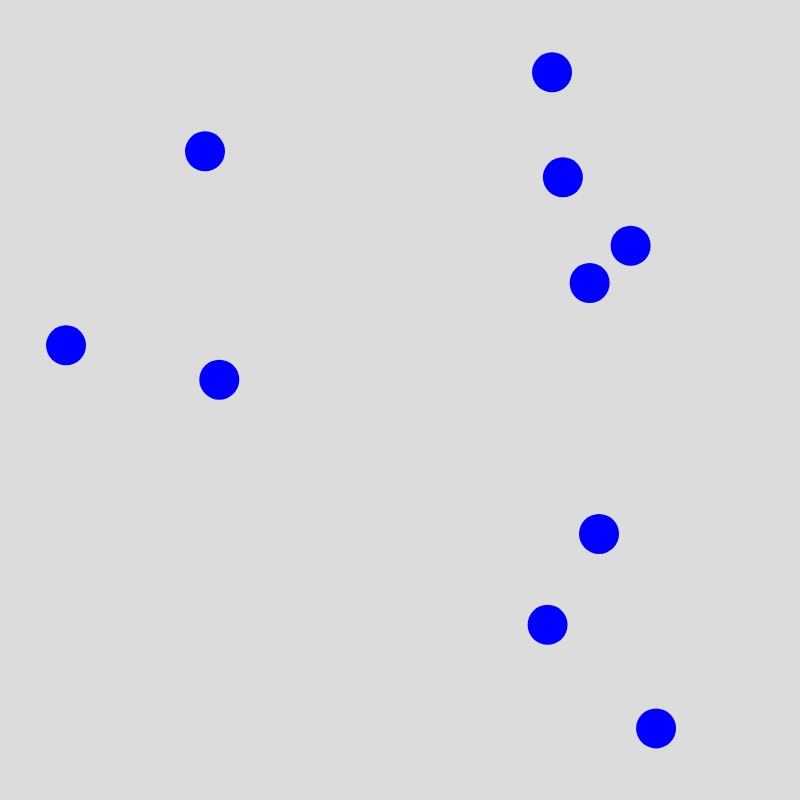
Frame 1 (no input)
Frame 60 (no input): identical to frame 1, image omitted
Frame 120 (the mouse pressed at the canvas centre since frame 60): identical to frame 1, image omitted

The p5.js sketch that drew this single still picture (run headless with seeded random() and noise() and a simulated clock; from frame 60 on, the mouse is pressed at the canvas centre):

// p5.js sketch
// ── sketch.js
/*
	Demo for using for loops to fill and iterate through an array
*/

// number of points to start with
const numPoints = 10;

// size of the circles to draw
const diameter = 40;
const radius = diameter/2

// arrays to track the x and y coordinates of the circles
let pointsX = [];
let pointsY = [];

function setup() 
{
	createCanvas(800, 800);
	noStroke();

	// fill the pointsX and pointsY arrays with random values
	for(let i = 0; i < numPoints; i ++) {
		pointsX[i] = random(radius, width - radius);
		pointsY[i] = random(radius, height - radius);
	}

}
function draw() {
	background(220);

	// iterate through the arrays of points
	for(let i = 0; i < pointsX.length; i++) {
		// use the index i to access the x and y values in the arrays.
		let circleX = pointsX[i];
		let circleY = pointsY[i];

		// use blue as the default fill color
		fill("blue");

		// get distance between mouse and the circle center
		let distance = dist(mouseX, mouseY, circleX, circleY);
		
		// if distance is smaller than the circle radius, 
		// the mouse is inside the circle
		if(distance < radius) {
			fill("red");
		}

		// draw the circle
		circle(circleX, circleY, diameter);
	}

}
 
// when the mouse is pressed, delete a circle if the mouse is inside 
function mousePressed() {
	for(let i = 0; i < pointsX.length; i++) {
		// get distance between the mouse and the circle center
		let distance = dist(mouseX, mouseY, pointsX[i], pointsY[i]);
		
		// check if the mouse is inside the circle
		if(distance < radius) {
			// modify the arrays to remove the elements at index i
			// splice takes an index (i) and number of elements to delete (1)
			pointsX.splice(i,1);
			pointsY.splice(i,1);
		}
	}
}

// when a key is pressed, add a new circle at a random point
function keyPressed() {
   // push a new random value into pointsX and pointsY
   pointsX.push(random(radius, width - radius));
   pointsY.push(random(radius, height - radius));
	
}
